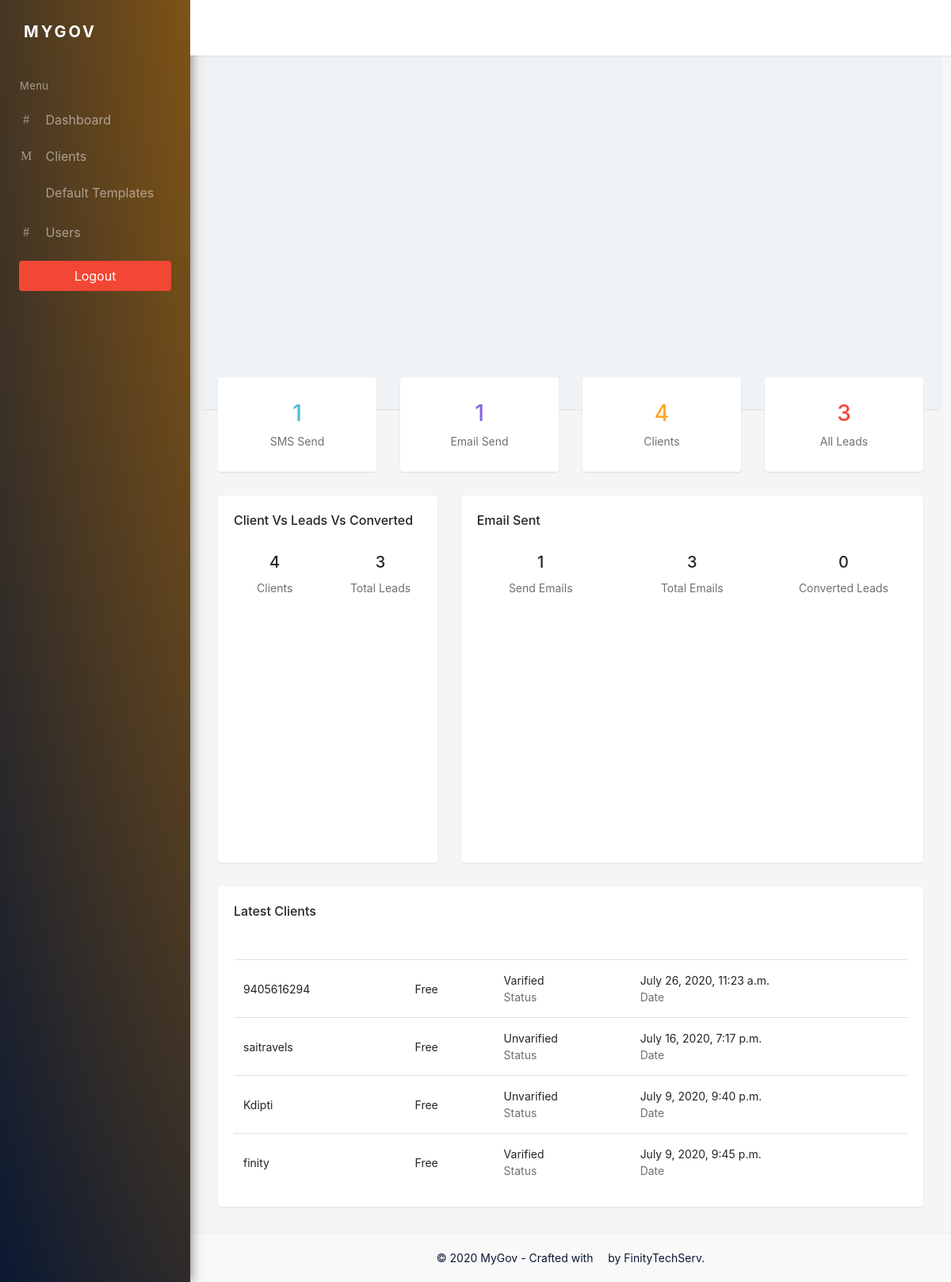
The app's page /accounts/dashboard (signed in) with its own data.
### accounts/models.py (models this page shows)
class Portal_User(AbstractUser):
    ADMIN = 1
    CLIENT = 2
    ROLE_CHOICES = (
      (ADMIN,'Admin'),
      (CLIENT,'Client'))
    user_role = models.PositiveSmallIntegerField(choices=ROLE_CHOICES,default=ADMIN)
    Mobile_No = models.CharField(max_length=264,blank=True)
    Otp = models.CharField(max_length=264,blank=True)
    Varified = models.BooleanField(default=False)
    update_on = models.DateTimeField(auto_now=True)
    account_type = models.BooleanField(default=False)

### accounts/views.py (the view)
# urls.py: path('dashboard',dashboard,name='dashboard'),
@login_required(login_url = '/accounts/admin_login')
def dashboard(request):
    all_data = Portal_User.objects.filter(user_role=2).order_by("-date_joined")
    all_send_sms = SMS_Usage.objects.all().count()
    all_send_email = Email_Usage.objects.all().count()
    all_clients = Portal_User.objects.filter(user_role=2).all().count()
    all_leads = Leads.objects.all().count()
    all_converted = Email_Usage.objects.filter(lead_status="Converted").all().count()
    all_emails = EmailMaster.objects.all().count()
    data = {'all_data':all_data[0:6],'all_send_sms':all_send_sms,'all_clients':all_clients,'all_leads':all_leads,
    'all_converted':all_converted,'all_emails':all_emails,'all_send_email':all_send_email}
    return render(request,'accounts/dashboard.html',data)

### templates/accounts/dashboard.html (shortened to what this page needs)
{% extends 'accounts/base.html' %}
{% load static %}
{% block content %}
<div class="header-bg">
    <div class="container-fluid">
        <div class="row">
            <div class="col-12 mb-4 pt-5">
                <div id="morris-bar-example" class="dash-chart"></div>
            </div>
        </div>
    </div>
</div>
<div class="row">
    <div class="col-md-6 col-xl-3">
        <div class="card text-center m-b-30">
            <div class="mb-2 card-body text-muted">
                <h3 class="text-info">{{all_send_sms}}</h3>
                SMS Send
            </div>
        </div>
    </div>
    <div class="col-md-6 col-xl-3">
        <div class="card text-center m-b-30">
            <div class="mb-2 card-body text-muted">
                <h3 class="text-purple">{{all_send_email}}</h3>
                Email Send
            </div>
        </div>
    </div>
    <div class="col-md-6 col-xl-3">
        <div class="card text-center m-b-30">
            <div class="mb-2 card-body text-muted">
                <h3 class="text-primary">{{all_clients}}</h3>
                Clients
            </div>
        </div>
    </div>
    <div class="col-md-6 col-xl-3">
        <div class="card text-center m-b-30">
            <div class="mb-2 card-body text-muted">
                <h3 class="text-danger">{{all_leads}}</h3>
                All Leads
            </div>
        </div>
    </div>
</div>
<div class="row">
    <div class="col-xl-4">
        <div class="card m-b-30">
            <div class="card-body">
                <h4 class="mt-0 header-title">Client Vs Leads Vs Converted </h4>
                <div class="row text-center m-t-20">
                    <div class="col-6">
                        <h5 class="">{{all_clients}}</h5>
                        <p class="text-muted font-14">Clients</p>
                    </div>
                    <div class="col-6">
                        <h5 class="">{{all_leads}}</h5>
                        <p class="text-muted font-14">Total Leads</p>
                    </div>
                </div>
                <div id="morris-donut-example" class="dash-chart"></div>
            </div>
        </div>
    </div>
    <div class="col-xl-8">
        <div class="card m-b-30">
            <div class="card-body">
                <h4 class="mt-0 header-title">Email Sent</h4>
                <div class="row text-center m-t-20">
                    <div class="col-4">
                        <h5 class="">{{all_send_email}}</h5>
                        <p class="text-muted font-14">Send Emails</p>
                    </div>
                    <div class="col-4">
                        <h5 class="">{{all_emails}}</h5>
                        <p class="text-muted font-14">Total Emails</p>
                    </div>
                    <div class="col-4">
                        <h5 class="">{{all_converted}}</h5>
                        <p class="text-muted font-14">Converted Leads</p>
                    </div>
                </div>
                <div id="morris-area-example" class="dash-chart"></div>
            </div>
        </div>
    </div>
</div>
<div class="row">
    <div class="col-xl-12">
        <div class="card m-b-30">
            <div class="card-body">
                <h4 class="mt-0 m-b-30 header-title">Latest Clients</h4>
                <div class="table-responsive">
                    <table class="table m-t-20 mb-0 table-vertical">
                        <tbody>
                        {% for client in all_data %}
                            <tr>
                                <td>
                                    {{client.username}}
                                </td>
                                <td><i class="mdi mdi-checkbox-blank-circle {% if client.account_type == True %} text-success {% else %} text-danger {% endif %}"></i>{% if client.account_type == True %} Paid {% else %} Free {% endif %}</td>
                                <td>
                                    {% if client.Varified == True %} Varified {% else %} Unvarified {% endif %}
                                    <p class="m-0 text-muted font-14">Status</p>
                                </td>
                                <td>
                                    {{client.update_on}}
                                    <p class="m-0 text-muted font-14">Date</p>
                                </td>
                            </tr>
                            {% endfor %}
                        </tbody>
                    </table>
                </div>
            </div>
        </div>
    </div>
</div>
{% endblock %}

### static/lead_manager/assets/css/style.css (style rules this page uses)
body { background: #f5f5f5; margin: 0; font-size: 14px; }
html { overflow-x: hidden; position: relative; min-height: 100%; background: #f5f5f5; }
h1, h2, h3, h4, h5, h6 { margin: 10px 0; }
h3 { line-height: 30px; }
h4 { line-height: 22px; }
* { outline: none !important; }
.text-danger { color: #f24734 !important; }
.text-muted { color: #707070 !important; }
.text-primary { color: #ffa726 !important; }
.text-purple { color: #8862e0 !important; }
.text-info { color: #4bbbce !important; }
.m-0 { margin: 0; }
.m-t-20 { margin-top: 20px; }
.m-b-30 { margin-bottom: 30px; }
.font-14 { font-size: 14px; }
.header-title { font-size: 16px; }
.card { border: none; -webkit-box-shadow: 0px 1px 2px 0px rgba(0, 0, 0, 0.1); box-shadow: 0px 1px 2px 0px rgba(0, 0, 0, 0.1); }
.table { margin-bottom: 10px; }
.table > tbody > tr > td, .table > tfoot > tr > td, .table > thead > tr > td { padding: 15px 12px; }
.table-vertical td { vertical-align: middle; }
.dash-chart { height: 300px; }
.header-bg { background: #eff3f6 fixed; padding-bottom: 60px; -webkit-box-shadow: 0px 1px 2px 0px rgba(0, 0, 0, 0.1); box-shadow: 0px 1px 2px 0px rgba(0, 0, 0, 0.1); margin: -40px -20px; }

### records on screen
Portal_User: username "9405616294", account_type False (drawn), Varified "Varified", update_on "July 26, 2020, 11:23 a.m."
Portal_User: username "saitravels", account_type False (drawn), Varified "Unvarified", update_on "July 16, 2020, 7:17 p.m."
Portal_User: username "Kdipti", account_type False (drawn), Varified "Unvarified", update_on "July 9, 2020, 9:40 p.m."
Portal_User: username "finity", account_type False (drawn), Varified "Varified", update_on "July 9, 2020, 9:45 p.m."

### other values on screen
{{ all_send_sms }} "1"
{{ all_send_email }} "1"
{{ all_clients }} "4"
{{ all_leads }} "3"
{{ all_emails }} "3"
{{ all_converted }} "0"
